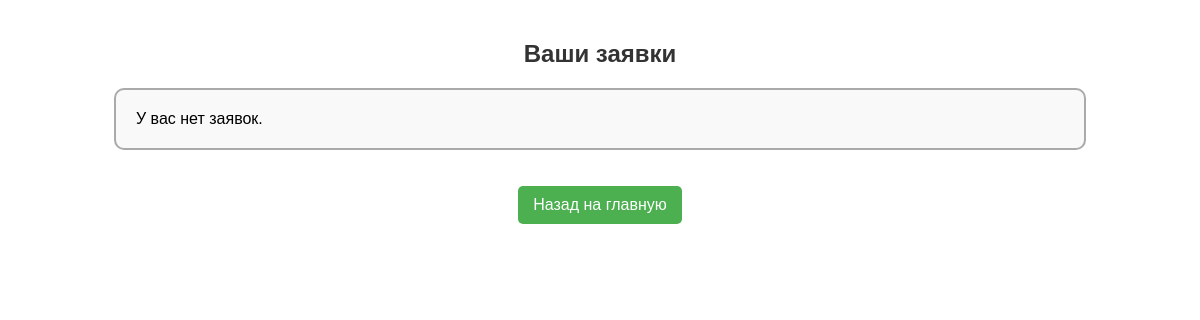
Before: /inventory/track_requests/ (signed in) with the older database file.
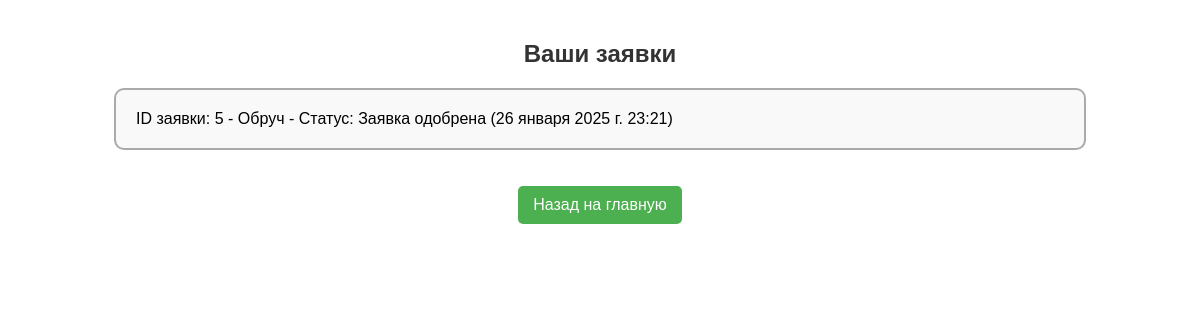
After: the same page with the newer database file.
### invpage/models.py (models this page shows, shortened)
class InventoryRequest(models.Model):
    user = models.ForeignKey(settings.AUTH_USER_MODEL, on_delete=models.CASCADE)
    item_name = models.CharField(max_length=255)
    status = models.CharField(max_length=50, default='В ожидании')
    created_at = models.DateTimeField(auto_now_add=True)
    request_id = models.AutoField(primary_key=True)
    quantity = models.PositiveIntegerField(default=0)

### invpage/views.py (the view)
# urls.py: path('track_requests/', track_requests, name='track_requests'),
@login_required
def track_requests(request):
    requests = InventoryRequest.objects.filter(user=request.user)
    return render(request, 'invpage/track_requests.html', {'requests': requests})

### invpage/templates/invpage/track_requests.html (shortened to what this page needs)
{% load static %}
<!DOCTYPE html>
<html lang="en">
<head>
    <link rel="stylesheet" href="{% static 'invpage/css/inv.css' %}">
    <link rel="stylesheet" href="{% static 'invpage/css/track.css' %}">
</head>
<body>
<h1>Ваши заявки</h1>
<ul>
    {% for request in requests %}
        <li>ID заявки: {{ request.request_id }} - {{ request.item_name }} - Статус: {{ request.status }} ({{ request.created_at }})</li>
    {% empty %}
        <li>У вас нет заявок.</li>
    {% endfor %}
</ul>
<div class="button-container">
   <a href="{% url 'index' %}">Назад на главную</a>
</div>
</body>
</html>

### invpage/static/invpage/css/inv.css (style rules this page uses)
h1 { text-align: center; margin: 20px 0; font-size: 24px; color: #2c3e50; }
body { font-family: Arial, sans-serif; margin: 0; padding: 0; }

### invpage/static/invpage/css/track.css (style rules this page uses)
body { font-family: Arial, sans-serif; margin: 0; padding: 20px; }
h1 { color: #333; margin-bottom: 20px; text-align: center; }
ul { list-style-type: none; padding: 0; }
ul li { border: 2px solid #aaa; border-radius: 10px; background-color: #f9f9f9; padding: 20px; width: 80%; margin: 10px auto; display: flex; flex-direction: column; justify-content: center; align-items: flex-start; }
a { display: inline-block; margin-top: 20px; padding: 10px 15px; background-color: #4CAF50; color: white; text-decoration: none; border-radius: 5px; text-align: center; }
.button-container { text-align: center; }

Changed rows visible on the page:
added InventoryRequest: request_id "5", item_name "Обруч", status "Заявка одобрена", created_at "26 января 2025 г. 23:21"
Other visible differences:
text no longer shown: "У вас нет заявок."
